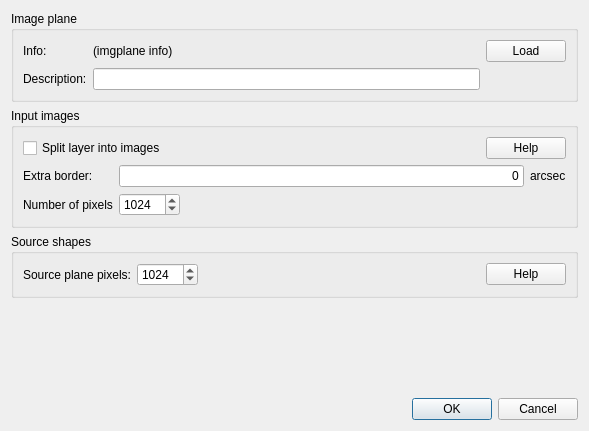
<?xml version="1.0" encoding="UTF-8"?>
<ui version="4.0">
 <class>BackprojectSettingsDialog</class>
 <widget class="QDialog" name="BackprojectSettingsDialog">
  <property name="geometry">
   <rect>
    <x>0</x>
    <y>0</y>
    <width>589</width>
    <height>431</height>
   </rect>
  </property>
  <property name="windowTitle">
   <string>Back-project options</string>
  </property>
  <layout class="QVBoxLayout" name="verticalLayout">
   <item>
    <widget class="QGroupBox" name="groupBox">
     <property name="title">
      <string>Image plane</string>
     </property>
     <layout class="QGridLayout" name="gridLayout_2">
      <item row="0" column="0">
       <layout class="QGridLayout" name="gridLayout">
        <item row="0" column="0">
         <widget class="QLabel" name="label">
          <property name="text">
           <string>Info:</string>
          </property>
         </widget>
        </item>
        <item row="0" column="1">
         <widget class="QLabel" name="m_imgPlaneInfo">
          <property name="text">
           <string>(imgplane info)</string>
          </property>
         </widget>
        </item>
        <item row="0" column="2">
         <widget class="QPushButton" name="m_loadPlaneButton">
          <property name="text">
           <string>Load</string>
          </property>
         </widget>
        </item>
        <item row="1" column="0">
         <widget class="QLabel" name="label_2">
          <property name="text">
           <string>Description:</string>
          </property>
         </widget>
        </item>
        <item row="1" column="1">
         <widget class="QLineEdit" name="m_imgPlaneDesc"/>
        </item>
       </layout>
      </item>
     </layout>
    </widget>
   </item>
   <item>
    <widget class="QGroupBox" name="groupBox_2">
     <property name="title">
      <string>Input images</string>
     </property>
     <layout class="QGridLayout" name="gridLayout_4">
      <item row="0" column="0">
       <layout class="QHBoxLayout" name="horizontalLayout_2">
        <item>
         <widget class="QCheckBox" name="m_splitCheckBox">
          <property name="text">
           <string>Split layer into images</string>
          </property>
         </widget>
        </item>
        <item>
         <spacer name="horizontalSpacer_2">
          <property name="orientation">
           <enum>Qt::Horizontal</enum>
          </property>
          <property name="sizeHint" stdset="0">
           <size>
            <width>40</width>
            <height>20</height>
           </size>
          </property>
         </spacer>
        </item>
        <item>
         <widget class="QPushButton" name="m_inputHelpButton">
          <property name="text">
           <string>Help</string>
          </property>
         </widget>
        </item>
       </layout>
      </item>
      <item row="1" column="0">
       <layout class="QGridLayout" name="gridLayout_3">
        <item row="0" column="0">
         <widget class="QLabel" name="label_4">
          <property name="text">
           <string>Extra border:</string>
          </property>
         </widget>
        </item>
        <item row="0" column="1">
         <layout class="QHBoxLayout" name="horizontalLayout">
          <item>
           <widget class="DoubleLineEdit" name="m_extraBorderEdit">
            <property name="text">
             <string>0</string>
            </property>
            <property name="alignment">
             <set>Qt::AlignRight|Qt::AlignTrailing|Qt::AlignVCenter</set>
            </property>
           </widget>
          </item>
          <item>
           <widget class="QLabel" name="label_5">
            <property name="text">
             <string>arcsec</string>
            </property>
           </widget>
          </item>
         </layout>
        </item>
        <item row="1" column="0">
         <widget class="QLabel" name="label_6">
          <property name="text">
           <string>Number of pixels</string>
          </property>
         </widget>
        </item>
        <item row="1" column="1">
         <layout class="QHBoxLayout" name="horizontalLayout_3">
          <item>
           <widget class="QSpinBox" name="m_imgPixels">
            <property name="minimum">
             <number>16</number>
            </property>
            <property name="maximum">
             <number>65535</number>
            </property>
            <property name="value">
             <number>1024</number>
            </property>
           </widget>
          </item>
          <item>
           <spacer name="horizontalSpacer_3">
            <property name="orientation">
             <enum>Qt::Horizontal</enum>
            </property>
            <property name="sizeHint" stdset="0">
             <size>
              <width>40</width>
              <height>20</height>
             </size>
            </property>
           </spacer>
          </item>
         </layout>
        </item>
       </layout>
      </item>
     </layout>
    </widget>
   </item>
   <item>
    <widget class="QGroupBox" name="groupBox_3">
     <property name="title">
      <string>Source shapes</string>
     </property>
     <layout class="QGridLayout" name="gridLayout_7">
      <item row="0" column="0">
       <layout class="QGridLayout" name="gridLayout_8">
        <item row="0" column="1">
         <widget class="QSpinBox" name="m_bpPixels">
          <property name="minimum">
           <number>16</number>
          </property>
          <property name="maximum">
           <number>65535</number>
          </property>
          <property name="value">
           <number>1024</number>
          </property>
         </widget>
        </item>
        <item row="0" column="2">
         <layout class="QHBoxLayout" name="horizontalLayout_5">
          <item>
           <spacer name="horizontalSpacer_5">
            <property name="orientation">
             <enum>Qt::Horizontal</enum>
            </property>
            <property name="sizeHint" stdset="0">
             <size>
              <width>40</width>
              <height>20</height>
             </size>
            </property>
           </spacer>
          </item>
          <item>
           <widget class="QPushButton" name="m_outPicHelpButton">
            <property name="text">
             <string>Help</string>
            </property>
           </widget>
          </item>
         </layout>
        </item>
        <item row="0" column="0">
         <widget class="QLabel" name="label_10">
          <property name="text">
           <string>Source plane pixels:</string>
          </property>
         </widget>
        </item>
       </layout>
      </item>
     </layout>
    </widget>
   </item>
   <item>
    <spacer name="verticalSpacer">
     <property name="orientation">
      <enum>Qt::Vertical</enum>
     </property>
     <property name="sizeHint" stdset="0">
      <size>
       <width>20</width>
       <height>22</height>
      </size>
     </property>
    </spacer>
   </item>
   <item>
    <layout class="QHBoxLayout" name="horizontalLayout_10">
     <item>
      <spacer name="horizontalSpacer_9">
       <property name="orientation">
        <enum>Qt::Horizontal</enum>
       </property>
       <property name="sizeHint" stdset="0">
        <size>
         <width>40</width>
         <height>20</height>
        </size>
       </property>
      </spacer>
     </item>
     <item>
      <widget class="QDialogButtonBox" name="buttonBox">
       <property name="orientation">
        <enum>Qt::Horizontal</enum>
       </property>
       <property name="standardButtons">
        <set>QDialogButtonBox::Cancel|QDialogButtonBox::Ok</set>
       </property>
      </widget>
     </item>
    </layout>
   </item>
  </layout>
 </widget>
 <customwidgets>
  <customwidget>
   <class>DoubleLineEdit</class>
   <extends>QLineEdit</extends>
   <header>doublelineedit.h</header>
  </customwidget>
 </customwidgets>
 <resources/>
 <connections>
  <connection>
   <sender>buttonBox</sender>
   <signal>accepted()</signal>
   <receiver>BackprojectSettingsDialog</receiver>
   <slot>accept()</slot>
   <hints>
    <hint type="sourcelabel">
     <x>248</x>
     <y>254</y>
    </hint>
    <hint type="destinationlabel">
     <x>157</x>
     <y>274</y>
    </hint>
   </hints>
  </connection>
  <connection>
   <sender>buttonBox</sender>
   <signal>rejected()</signal>
   <receiver>BackprojectSettingsDialog</receiver>
   <slot>reject()</slot>
   <hints>
    <hint type="sourcelabel">
     <x>316</x>
     <y>260</y>
    </hint>
    <hint type="destinationlabel">
     <x>286</x>
     <y>274</y>
    </hint>
   </hints>
  </connection>
 </connections>
</ui>
